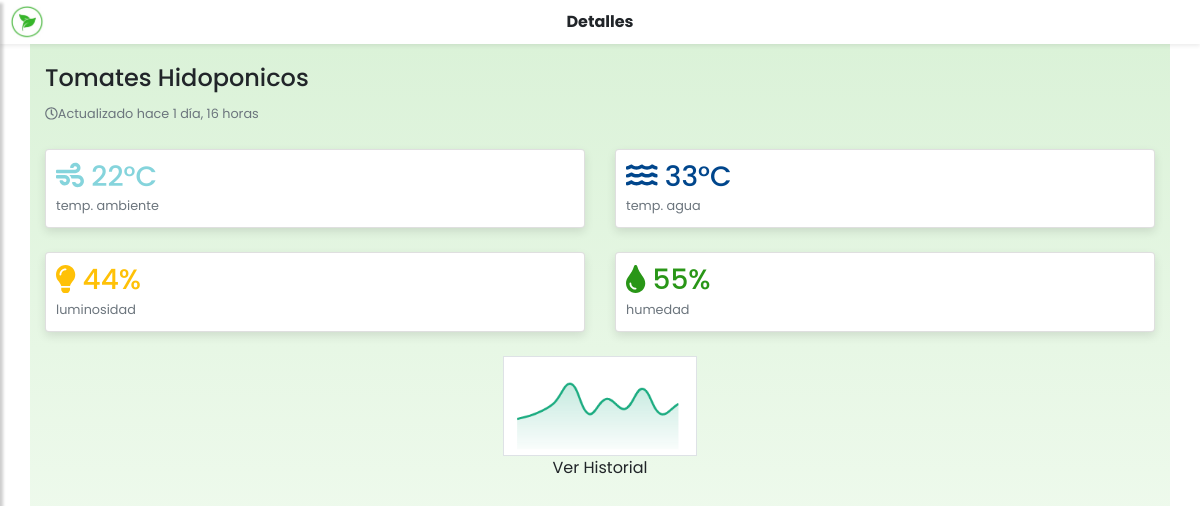
The page /farm/3/ (signed in) on the database its author committed.
### app_backend/models.py (models this page shows, shortened)
class Farm(models.Model):
    uuid = models.CharField(max_length=10, unique=True)
    owner = models.ForeignKey(User, on_delete=models.CASCADE)
    seed = models.ForeignKey(Seed, null=True, on_delete=models.PROTECT)
    sensor_temp_air = models.PositiveIntegerField(default=0)
    sensor_temp_water = models.PositiveIntegerField(default=0)
    sensor_light = models.PositiveIntegerField(default=0)
    sensor_wetness = models.PositiveIntegerField(default=0)
    last_date = models.DateTimeField(auto_now=True)

class Seed(models.Model):
    name = models.CharField(max_length=100)
    image = models.CharField(max_length=200)

### app_frontend/views.py (the view)
# urls.py: path('farm/<pk>/', login_required(FarmDetailView.as_view())),
class FarmDetailView(DetailView):
    queryset = Farm.objects.all()
    context_object_name = 'farm'
    template_name = 'farm/farm_detail.html'
    def get_queryset(self):
        return self.queryset.filter(id=self.kwargs.get('pk'))

### app_frontend/templates/farm/farm_detail.html (shortened to what this page needs)
{% extends 'template_base.html' %}
{% load static %}
{% load humanize %}
{% block menu %}
    <nav class="navbar shadow-sm">
        <a class="navbar-brand" id="sidebarCollapse" href="#">
            <img src="{% static 'img/logo.png' %}" width="34" height="34" alt="menu">
        </a>
        <ul class="nav navbar-nav abs-center-x">
            <li class="nav-item">
                <a class="nav-link" href="/farm">
                    <strong>Detalles</strong>
                </a>
            </li>
        </ul>
    </nav>
{% endblock %}
{% block content %}
    <div class="container bg-green">
        <div class="row mb-2">
            <div class="col">
                <h4 class="">{{ farm.seed.name }}</h4>
                <p class="text-muted">
                    <small><i class="far fa-clock"></i>Actualizado hace {{ farm.last_date|timesince }}</small>
                </p>
            </div>
        </div>
        <div class="row mb-4">
            <div class="col-6">
                <div class="card card-sensor">
                    <div class="card-body sensor-air">
                        <h3>
                            <i class="fas fa-wind"></i> {{ farm.sensor_temp_air }}°C
                        </h3>
                        <p class="text-muted" style="margin-bottom: 0">
                            <small>temp. ambiente</small>
                        </p>
                    </div>
                </div>
            </div>
            <div class="col-6">
                <div class="card card-sensor">
                    <div class="card-body sensor-water">
                        <h3>
                            <i class="fas fa-water"></i> {{ farm.sensor_temp_water }}°C
                        </h3>
                        <p class="text-muted" style="margin-bottom: 0">
                            <small>temp. agua</small>
                        </p>
                    </div>
                </div>
            </div>
        </div>
        <div class="row mb-4">
            <div class="col">
                <div class="card card-sensor">
                    <div class="card-body sensor-light">
                        <h3>
                            <i class="fas fa-lightbulb"></i> {{ farm.sensor_light }}%
                        </h3>
                        <p class="text-muted" style="margin-bottom: 0">
                            <small>luminosidad</small>
                        </p>
                    </div>
                </div>
            </div>
            <div class="col">
                <div class="card card-sensor">
                    <div class="card-body sensor-wetness">
                        <h3>
                            <i class="fas fa-tint"></i> {{ farm.sensor_wetness }}%
                        </h3>
                        <p class="text-muted" style="margin-bottom: 0">
                            <small>humedad</small>
                        </p>
                    </div>
                </div>
            </div>
        </div>
        <div class="row">
            <div class="col">
                <a href="/farm/{{ farm.id }}/history">
                    <img class="mx-auto d-block border" height="100" src="{% static 'img/chart.png' %}" alt="history">
                    <p class="text-center">Ver Historial</p>
                </a>
            </div>
        </div>
    </div>
{% endblock %}

### static/css/app.css (style rules this page uses)
.bg-green { background: rgba(54, 183, 39, 0.1803921568627451); background: -moz-linear-gradient(top, rgba(255,255,255,1) 0%, rgba(105,194,95,1) 0%, rgba(251,255,250,1) 100%); background: -webkit-gradient(left top, left bottom, color-stop(0%, rgba(255,255,255,1)), color-stop(0%, rgba(105,194,95,1)), color-stop(100%, rgba(251,255,250,1))); background: -webkit-linear-gradient(top, rgba(255,255,255,1) 0%, rgba(54, 183, 39, 0.1803921568627451) 0%, rgba(251,255,250,1) 100%); background: -o-linear-gradient(top, rgba(255,255,255,1) 0%, rgba(105,194,95,1) 0%, rgba(251,255,250,1) 100%); background: -ms-linear-gradient(top, rgba(255,255,255,1) 0%, rgba(105,194,95,1) 0%, rgba(251,255,250,1) 100%); background: linear-gradient(to bottom, rgba(255,255,255,1) 0%, rgba(54, 183, 39, 0.1803921568627451) 0%, rgba(251,255,250,1) 100%); filter: progid:DXImageTransform.Microsoft.gradient( startColorstr='#ffffff', endColorstr='#fbfffa', GradientType=0 ); }
html, body { height: 100%; }
.container { min-height: 100%; overflow: hidden; }
body { font-family: 'Poppins', sans-serif; }
.container { padding-top: 20px; }
.abs-center-x { position: absolute; left: 50%; transform: translateX(-50%); }
a, a:hover, a:focus { color: inherit; text-decoration: none; transition: all 0.3s; }
.navbar { border: none; border-radius: 0; padding: 0 10px 0 10px }
.box-farm .card, .box-history .card, .card { box-shadow: 0 4px 10px rgba(0,0,0,.1) }
.card-body { padding: 12px; }
.card-sensor .card-body { padding: 10px!important; }
.card-sensor .card-body h3 { margin-bottom: 0; }
.border { border: 1px solid rgba(0,0,0,.125); }
.sensor-air { color: #85d4dc }
.sensor-water { color: #00468C; }
.sensor-light { color:#ffc107; }
.sensor-wetness { color: #299617; }

### rows shown on the page
Farm: seed.name "Tomates Hidoponicos", last_date "1 día, 16 horas", sensor_temp_air "22", sensor_temp_water "33", sensor_light "44", sensor_wetness "55"
